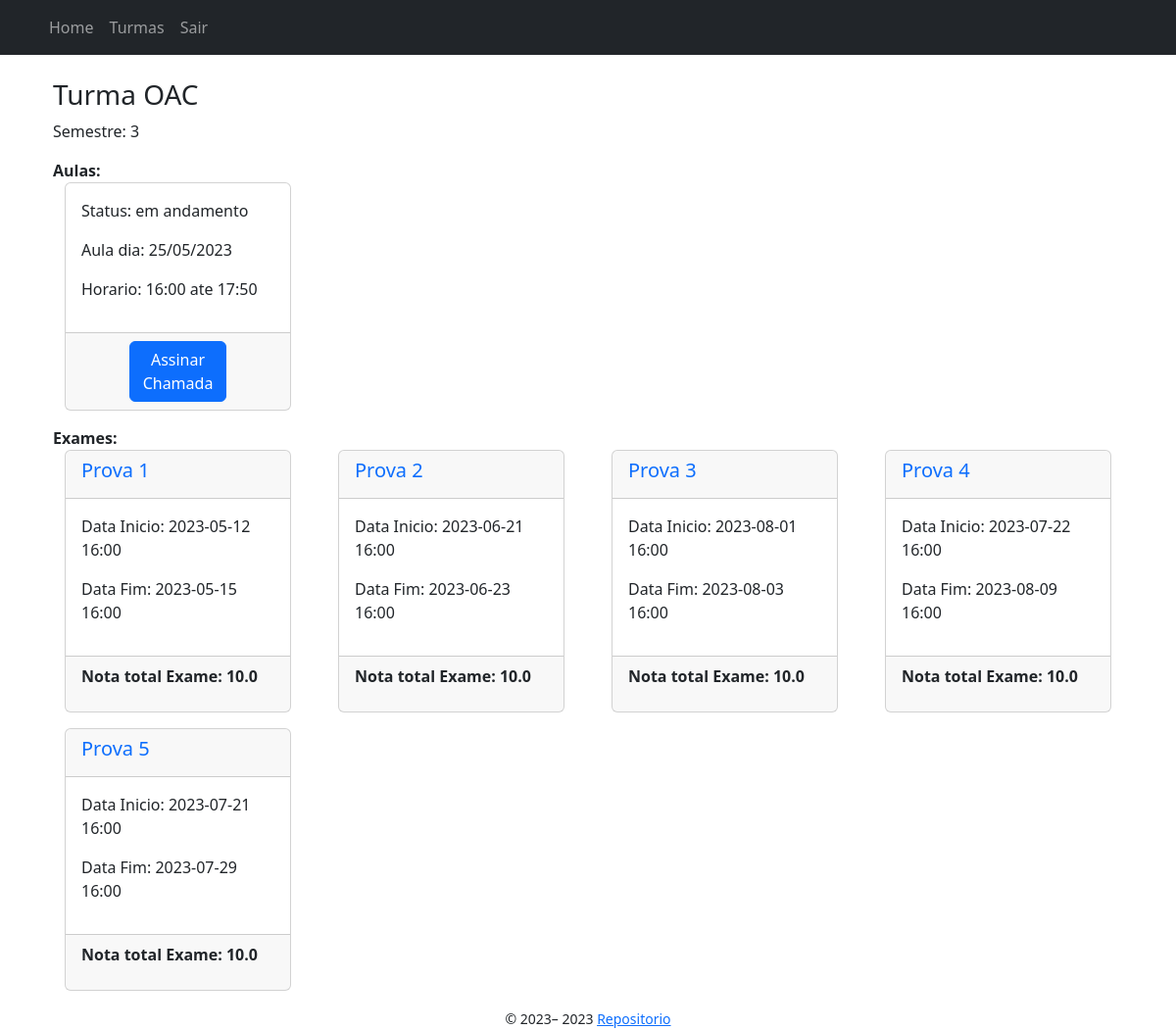
The app's page /turmas/1/show (signed in) with its own data.
### app/models/turma.py (models this page shows, shortened)
class Turma(db.Model):
    __tablename__ = "turma"
    id = db.Column(db.Integer, primary_key=True)
    nome = db.Column(db.String(100), nullable=False)
    horario_inicio = db.Column(db.Time, nullable=False)
    horario_fim = db.Column(db.Time, nullable=False)
    senha = db.Column(db.String(200), nullable=False)
    semestre = db.Column(db.Integer, nullable=False)
    professor_id = db.Column(db.Integer, db.ForeignKey(
        'professor.id'), nullable=False)
    aulas = db.relationship('Aula', backref=db.backref('turma_aulas', lazy=True)) #1 to N
    exames = db.relationship('Exame', backref='turma_exame', lazy=True) #1 to N

### app/models/aula.py (models this page shows, shortened)
class Aula(db.Model):
    __tablename__ = "aula"
    id = db.Column(db.Integer, primary_key=True)
    turma_id = db.Column(db.Integer, db.ForeignKey('turma.id'), nullable=False)
    data_aula = db.Column(db.Date, nullable=False)
    status = db.Column(
        Enum("agendado", "finalizado", "em andamento", "cancelado", name="StatusAula"), nullable=False)
    token = db.Column(db.String(100), nullable=False)
    presencas = db.relationship(
        'Presenca', backref='aula_presenca', lazy=True)  # 1 to N

### app/models/exame.py (models this page shows, shortened)
class Exame(db.Model):
    __tablename__ = "exame"
    id = db.Column(db.Integer, primary_key=True)
    data_inicio = db.Column(db.DateTime, nullable=True)
    data_fim = db.Column(db.DateTime, nullable=True)
    nome = db.Column(db.String(255))
    nota_exame = db.Column(db.Float)
    professor_id = db.Column(db.Integer, db.ForeignKey('professor.id'), nullable=False)
    turma_id = db.Column(db.Integer, db.ForeignKey('turma.id'), nullable=False)
    notas = db.relationship('NotasExames', backref='exame_notas') #1 to N
    respostas = db.relationship('RespostaQuestaoExame', backref='exame_respostas') #1 to N
    questoes = db.relationship("QuestaoExame", back_populates="exame", cascade="all, delete-orphan") # N to N

### app/controllers/turmas_controller.py (the view)
@bp.route("/<int:turma_id>/show", methods=["GET"])
@login_required
def show(turma_id: int) -> Union[redirect,render_template]:
    turma = db.get_or_404(Turma, turma_id)
    if turma not in current_user.turmas:
        return redirect(url_for("turmas.matricular", turma_id=turma_id))
    aulas = Aula.query.filter_by(turma_id=turma_id).all()
    exames = Exame.query.filter_by(turma_id=turma_id).all()
    if current_user.tipo_usuario == "estudante":
        for exame in exames:
            nota_exame = NotasExames.query.filter_by(exame_id=exame.id, estudante_id=current_user.id).first()
            print(nota_exame)
            if nota_exame:
                exame.respondido = True
                exame.nota_estudante = nota_exame.nota_exame_estudante
    return render_template("turmas/show.jinja2", turma=turma, aulas=aulas, exames=exames, user=current_user)

### app/templates/turmas/show.jinja2 (shortened to what this page needs)
{% extends "./base.jinja2" %}
{% from 'bootstrap5/utils.html' import render_icon %}
{% block content %}
<div class="container">
    <h3>Turma {{ turma.nome }}</h3>
    <p>Semestre: {{ turma.semestre }}</p>
    <b>Aulas:</b>
    <div class="mb-3 row row-col-1 row-cols-md-2 row-cols-lg-4">
        {% for aula in aulas %}
            <div>
                {% include 'aulas/show.jinja2' %}
            </div>
        {% endfor %}
    </div>
    <b>Exames:</b>
    <div class="row row-col-1 row-cols-md-2 row-cols-lg-4">
        {% for exame in exames %}
            <div>
                {% include 'exames/card.jinja2' %}
            </div>
        {% endfor %}
    </div>
</div>
{% endblock %}

### app/templates/aulas/show.jinja2 (shortened to what this page needs)
{% block content %}
<div class="container">
    <div class="card">
        <div class="card-body">
            <p>Status: {{ aula.status }}</p>
            <p>Aula dia: {{ aula.data_aula.strftime('%d/%m/%Y') }}</p>
            <p>Horario: {{ turma.horario_inicio.strftime('%H:%M') }} ate {{ turma.horario_fim.strftime('%H:%M') }}</p>
        </div>
        <div class="card-footer">
            {% if user.tipo_usuario == "estudante" and aula.status == "em andamento" %}
                <div class="d-grid gap-2 col-6 mx-auto">
                    <form method="GET" action="{{ url_for('turmas.aulas.presenca.registrar_presenca', turma_id=turma.id, aula_id=aula.id) }}">
                        <button class="btn btn-primary" type="submit">Assinar Chamada</button>
                    </form>
                </div>
            {% endif %}
        </div>
    </div>
</div>
{% endblock %}

### app/templates/exames/card.jinja2 (shortened to what this page needs)
{% block content %}
<div class="container">
    <div class="mb-3 card">
        <div class="card-header">
            <a class="text-decoration-none" href="{{ url_for('turmas.exames.check_date', turma_id=turma.id, exame_id=exame.id) }}">
                <h5 class="card-title">{{ exame.nome }}</h5>
            </a>
        </div>
        <div class="card-body">
            <p>Data Inicio: {{ exame.data_inicio.strftime("%Y-%m-%d %H:%M") }}</p>
            <p>Data Fim: {{ exame.data_fim.strftime("%Y-%m-%d %H:%M") }}</p>
        </div>
        <div class="card-footer">
            {% if user.tipo_usuario == "professor" %}
                <div class="btn-group mt-2 d-flex justify-content-center">
                    <a class="btn btn-secondary"
                        href="{{ url_for('turmas.exames.notas', turma_id=turma.id, exame_id=exame.id) }}">
                        Notas
                    </a>
                    <a class="btn btn-danger" data-bs-toggle="modal" data-bs-target="#confirmDeleteModal-{{ exame.id }}">Excluir</a>
                </div>
            {% else %}
                {% if exame.nota_estudante %}
                    <p class="text-muted">Nota Final: {{ exame.nota_estudante }} / {{exame.nota_exame}}</p>
                {% else %}
                    <p class="fw-bold">Nota total Exame: {{exame.nota_exame}}</p>
                {% endif %}
            {% endif %}
        </div>
    </div>
</div>
{% endblock %}

### app/static/css/style.css (style rules this page uses)
* { box-sizing: border-box; margin: 0; padding: 0; }
body { display: grid; min-height: 100vh; min-width: 100vw; grid-template-columns: 1fr; grid-template-rows: auto 1fr auto; grid-template-areas: "header" "main" "footer"; }

### records on screen
Turma: nome "OAC", semestre "3", horario_inicio "16:00", horario_fim "17:50"
Aula: status "em andamento", data_aula "25/05/2023"
Exame: nome "Prova 1", data_inicio "2023-05-12 16:00", data_fim "2023-05-15 16:00", nota_exame "10.0"
Exame: nome "Prova 2", data_inicio "2023-06-21 16:00", data_fim "2023-06-23 16:00", nota_exame "10.0"
Exame: nome "Prova 3", data_inicio "2023-08-01 16:00", data_fim "2023-08-03 16:00", nota_exame "10.0"
Exame: nome "Prova 4", data_inicio "2023-07-22 16:00", data_fim "2023-08-09 16:00", nota_exame "10.0"
Exame: nome "Prova 5", data_inicio "2023-07-21 16:00", data_fim "2023-07-29 16:00", nota_exame "10.0"

### other values on screen
{{ render_nav_item("index.index", "Home") }} "Home"
{{ render_nav_item("turmas.index", "Turmas") }} "Turmas"
{{ render_nav_item("auth.logout", "Sair") }} "Sair"
